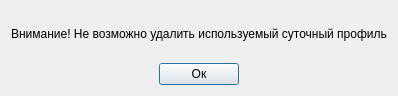
<?xml version="1.0" encoding="UTF-8"?>
<ui version="4.0">
 <class>Dialog_err_del_profil</class>
 <widget class="QDialog" name="Dialog_err_del_profil">
  <property name="geometry">
   <rect>
    <x>0</x>
    <y>0</y>
    <width>347</width>
    <height>96</height>
   </rect>
  </property>
  <property name="windowTitle">
   <string>Dialog</string>
  </property>
  <layout class="QVBoxLayout" name="verticalLayout">
   <item alignment="Qt::AlignHCenter">
    <widget class="QLabel" name="label">
     <property name="text">
      <string>Внимание! Не возможно удалить используемый суточный профиль</string>
     </property>
    </widget>
   </item>
   <item alignment="Qt::AlignHCenter">
    <widget class="QPushButton" name="pushButton">
     <property name="text">
      <string>Ок</string>
     </property>
    </widget>
   </item>
  </layout>
 </widget>
 <resources/>
 <connections/>
</ui>
